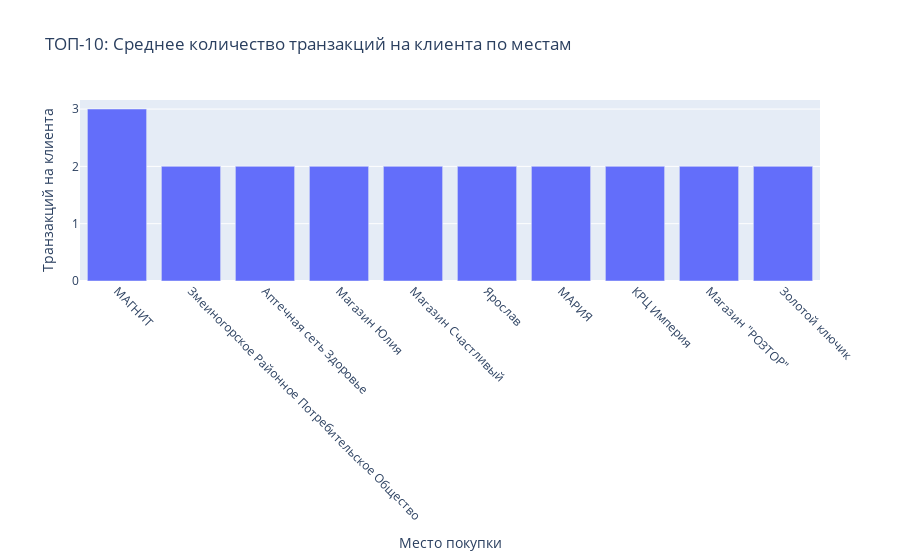
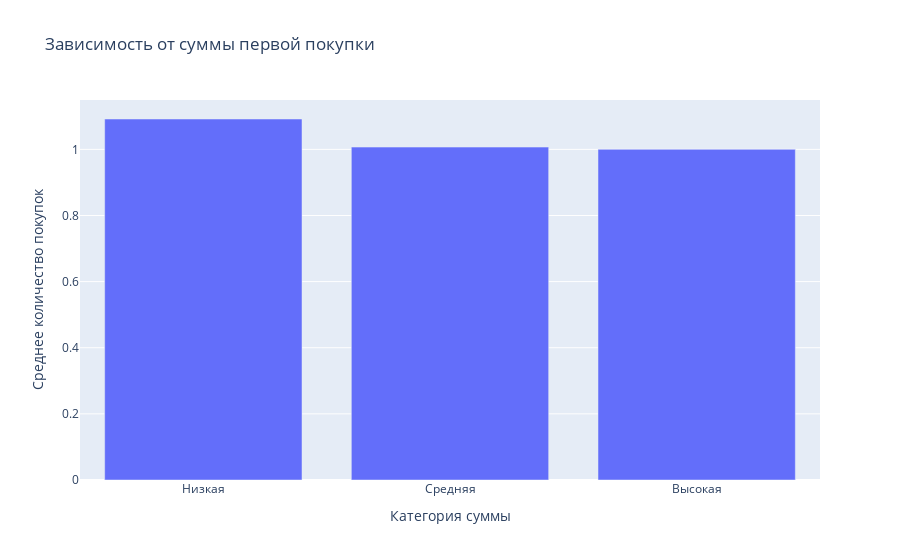
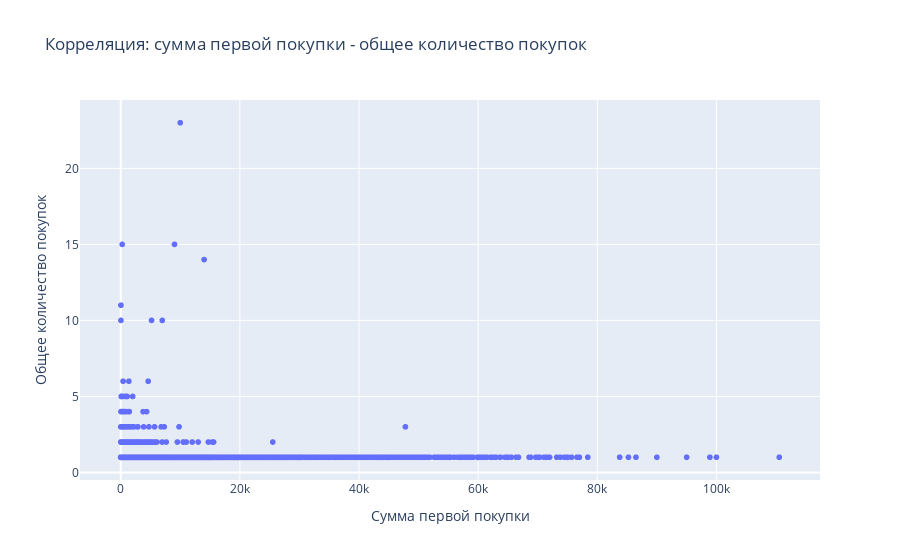

These figures' notebook cell, in order:
### Code cell
# ГРАФИКИ
# График 1: Место - транзакции на клиента (ТОП-10)
top_places = place_activity.sort_values('transactions_per_customer', ascending=False).head(10)
fig1 = px.bar(x=top_places.index, y=top_places['transactions_per_customer'],
              title='ТОП-10: Среднее количество транзакций на клиента по местам',
              labels={'x': 'Место покупки', 'y': 'Транзакций на клиента'})
fig1.update_xaxes(tickangle=45)
fig1.show()

# График 2: Сумма первой покупки
amount_data = analysis_df.groupby('amount_category')['total_purchases'].mean()
fig2 = px.bar(x=amount_data.index, y=amount_data.values,
              title='Зависимость от суммы первой покупки',
              labels={'x': 'Категория суммы', 'y': 'Среднее количество покупок'})
fig2.show()

# График 3: Корреляция
fig3 = px.scatter(analysis_df, x='first_amount', y='total_purchases',
                  title='Корреляция: сумма первой покупки - общее количество покупок',
                  labels={'first_amount': 'Сумма первой покупки', 'total_purchases': 'Общее количество покупок'})
fig3.show()

### Figure 1 — Plotly figure (JSON) as saved in the notebook; plotly's stock layout.template omitted (floating-point values rounded to 4 significant figures)
{"data": [{"hovertemplate": "Место покупки=%{x}<br>Транзакций на клиента=%{y}<extra></extra>", "legendgroup": "", "marker": {"color": "#636efa", "pattern": {"shape": ""}}, "name": "", "orientation": "v", "showlegend": false, "textposition": "auto", "type": "bar", "x": ["МАГНИТ", "Змеиногорское Районное Потребительское Общество", "Аптечная сеть Здоровье", "Магазин Юлия", "Магазин Счастливый", "Ярослав", "МАРИЯ", "КРЦ Империя", "Магазин \"РОЗТОР\"", "Золотой ключик"], "xaxis": "x", "y": [3.0, 2.0, 2.0, 2.0, 2.0, 2.0, 2.0, 2.0, 2.0, 2.0], "yaxis": "y"}], "layout": {"barmode": "relative", "legend": {"tracegroupgap": 0}, "title": {"text": "ТОП-10: Среднее количество транзакций на клиента по местам"}, "xaxis": {"anchor": "y", "domain": [0, 1], "tickangle": 45, "title": {"text": "Место покупки"}}, "yaxis": {"anchor": "x", "domain": [0, 1], "title": {"text": "Транзакций на клиента"}}}}

### Figure 2 — Plotly figure (JSON) as saved in the notebook; plotly's stock layout.template omitted (floating-point values rounded to 4 significant figures)
{"data": [{"hovertemplate": "Категория суммы=%{x}<br>Среднее количество покупок=%{y}<extra></extra>", "legendgroup": "", "marker": {"color": "#636efa", "pattern": {"shape": ""}}, "name": "", "orientation": "v", "showlegend": false, "textposition": "auto", "type": "bar", "x": ["Низкая", "Средняя", "Высокая"], "xaxis": "x", "y": [1.092, 1.007, 1.0], "yaxis": "y"}], "layout": {"barmode": "relative", "legend": {"tracegroupgap": 0}, "title": {"text": "Зависимость от суммы первой покупки"}, "xaxis": {"anchor": "y", "domain": [0, 1], "title": {"text": "Категория суммы"}}, "yaxis": {"anchor": "x", "domain": [0, 1], "title": {"text": "Среднее количество покупок"}}}}

### Figure 3 — Plotly figure (JSON) as saved in the notebook; plotly's stock layout.template omitted (floating-point values rounded to 4 significant figures; data arrays with more than 128 entries replaced by an {"elided": "..."} marker saying what was removed)
{"data": [{"hovertemplate": "Сумма первой покупки=%{x}<br>Общее количество покупок=%{y}<extra></extra>", "legendgroup": "", "marker": {"color": "#636efa", "symbol": "circle"}, "mode": "markers", "name": "", "showlegend": false, "type": "scattergl", "x": {"elided": "8608 float values"}, "xaxis": "x", "y": {"elided": "8608 int values"}, "yaxis": "y"}], "layout": {"legend": {"tracegroupgap": 0}, "title": {"text": "Корреляция: сумма первой покупки - общее количество покупок"}, "xaxis": {"anchor": "y", "domain": [0, 1], "title": {"text": "Сумма первой покупки"}}, "yaxis": {"anchor": "x", "domain": [0, 1], "title": {"text": "Общее количество покупок"}}}}
